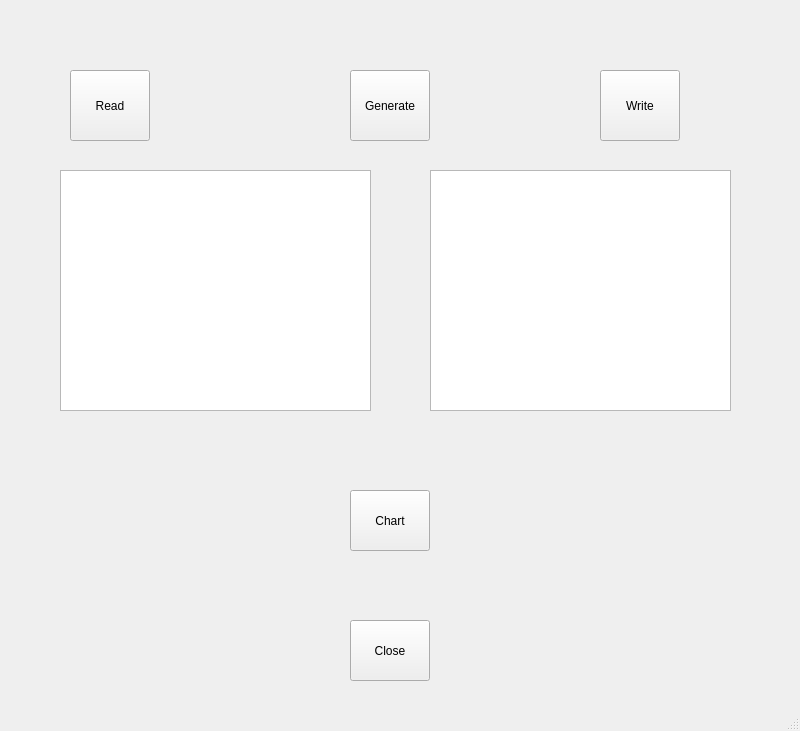
<?xml version="1.0" encoding="UTF-8"?>
<ui version="4.0">
 <class>MainWindow</class>
 <widget class="QMainWindow" name="MainWindow">
  <property name="geometry">
   <rect>
    <x>0</x>
    <y>0</y>
    <width>800</width>
    <height>731</height>
   </rect>
  </property>
  <property name="windowTitle">
   <string>MainWindow</string>
  </property>
  <widget class="QWidget" name="centralwidget">
   <widget class="QPushButton" name="pushButton">
    <property name="geometry">
     <rect>
      <x>350</x>
      <y>620</y>
      <width>80</width>
      <height>61</height>
     </rect>
    </property>
    <property name="text">
     <string>Close</string>
    </property>
   </widget>
   <widget class="QPushButton" name="pushButton_read">
    <property name="geometry">
     <rect>
      <x>70</x>
      <y>70</y>
      <width>80</width>
      <height>71</height>
     </rect>
    </property>
    <property name="text">
     <string>Read</string>
    </property>
   </widget>
   <widget class="QPushButton" name="pushButton_generate">
    <property name="geometry">
     <rect>
      <x>350</x>
      <y>70</y>
      <width>80</width>
      <height>71</height>
     </rect>
    </property>
    <property name="text">
     <string>Generate</string>
    </property>
   </widget>
   <widget class="QPushButton" name="pushButton_write">
    <property name="geometry">
     <rect>
      <x>600</x>
      <y>70</y>
      <width>80</width>
      <height>71</height>
     </rect>
    </property>
    <property name="text">
     <string>Write</string>
    </property>
   </widget>
   <widget class="QTextEdit" name="textEdit">
    <property name="geometry">
     <rect>
      <x>60</x>
      <y>170</y>
      <width>311</width>
      <height>241</height>
     </rect>
    </property>
   </widget>
   <widget class="QTextEdit" name="textEdit_writeFile">
    <property name="geometry">
     <rect>
      <x>430</x>
      <y>170</y>
      <width>301</width>
      <height>241</height>
     </rect>
    </property>
   </widget>
   <widget class="QPushButton" name="pushButton_chart">
    <property name="geometry">
     <rect>
      <x>350</x>
      <y>490</y>
      <width>80</width>
      <height>61</height>
     </rect>
    </property>
    <property name="text">
     <string>Chart</string>
    </property>
   </widget>
  </widget>
  <widget class="QMenuBar" name="menubar">
   <property name="geometry">
    <rect>
     <x>0</x>
     <y>0</y>
     <width>800</width>
     <height>21</height>
    </rect>
   </property>
  </widget>
  <widget class="QStatusBar" name="statusbar"/>
 </widget>
 <resources/>
 <connections/>
</ui>
